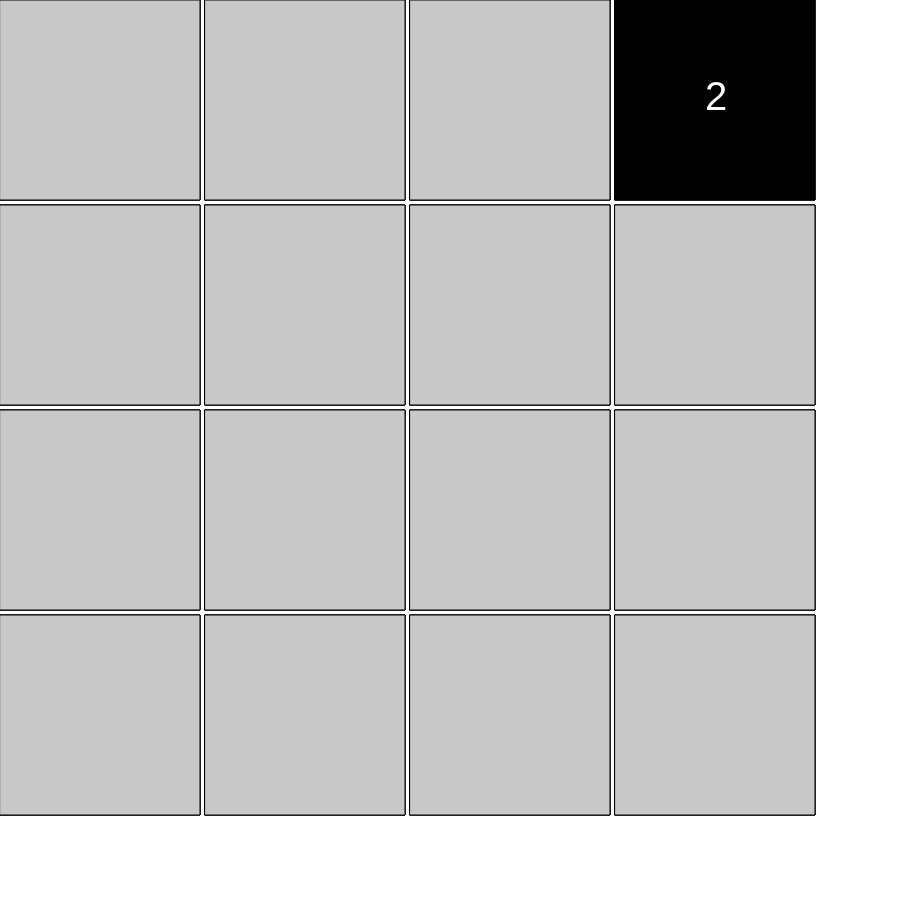
Frame 1 (no input)
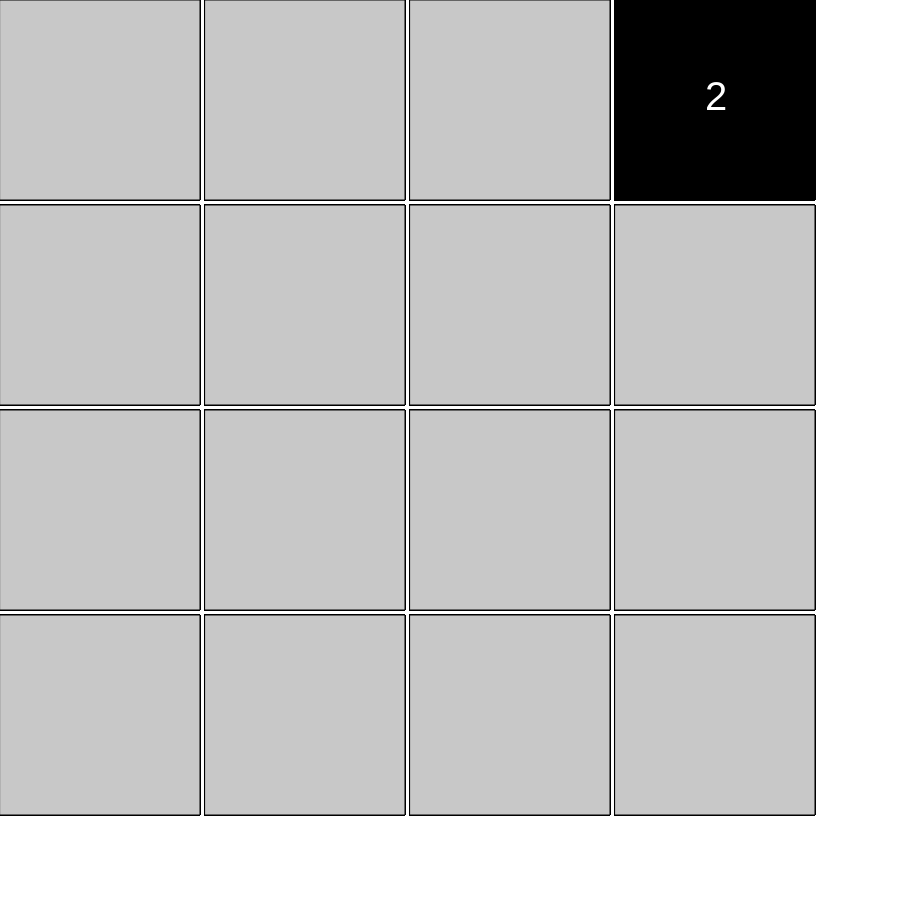
Frame 60 (no input)
Frame 120 (the mouse pressed at the canvas centre since frame 60): identical to frame 60, image omitted

The p5.js sketch that drew these frames (run headless with seeded random() and noise() and a simulated clock; from frame 60 on, the mouse is pressed at the canvas centre):

// p5.js sketch
// ── sketch.js
//sketch.js for the game 2048
var board = new Board();

function setup() {
	createCanvas(900, 900);
	board.displayBoard();
	generateNewTile();
	console.log("something");
}

//generates new Tile called appropriately to regulate when a new Tile is made
function generateNewTile() {
	var places = board.getAllPlaces();
	var chanceFour = random(0, 1);
	var randomPlace = places[round(random(0, places.length - 1))];
	randomPlace.value = (chanceFour < 0.9) ? 2 : 4;
}

//goes through the board and displays the created Tiles
function displayAllTiles() {
	for (var i = 0; i < board.size; i++) {
		for (var j = 0; j < board.size; j++) {
			if (board.board[i][j] != "-") {
				board.board[i][j].displayTile();
			}
		}	
	}
}

//listener for key events handled by p5js 
function keyPressed() {
	if (keyCode == DOWN_ARROW) {
		makeDownMove();
	}
	if (keyCode == UP_ARROW) {
		makeUpMove();
	}
}



function draw () {
	//for when the tiles move the places that were occupied but are not
	//anymore get drawn back onto the screen
	board.displayBoard(); 
	displayAllTiles(); //with each draw run draw the tiles on the board
}

// ── board.js
//board.js for 2048 game
//This provides the Board object and methods associated with Board

function Board() {
	this.board = [];
	this.size = 4;
	this.getBoard = function() {
		if (this.board.length == 0) {
			for (var i = 0; i < this.size; i++) {
				this.board.push([]);
				for (var j = 0; j < this.size; j++) {
					this.board[i].push(new Tile(i, j, "-"));
				}
			}
		}
		return this.board;
	}
	//this simply displays the places the tiles can sit not the tiles itself.
	//this method will call displayTiles() method if the indexed board is a tile else 
	//its a place
	this.displayBoard = function() { 
		if (this.board.length == 0) {
			this.getBoard();
		}
		for (var i = 0; i < this.board[0].length; i++) {
			for (var j = 0; j < this.board[0].length; j ++) {
				this.board[i][j].displayTile();
			}
		}
	}
	//gets all of the places on the board with not tile and returns a 2d array of indexes
	this.getAllPlaces = function() {
		places = [];
		for (var i = 0; i < this.board[0].length; i++) {
			for (var j = 0; j < this.board[0].length; j++) {
				if (this.board[i][j].value == "-") {
					places.push(this.board[i][j]);
				}
			}
		}		
		return places;
	}		
}

// ── move.js
//move.js for sketch.js
//This file contains all methods associated with moving tiles to declutter the sketch file


//############################# DOWN MOVE #########################################

function makeDownMove() {
	for (var i = 2; i >= 0; i--) {
		for (var j = 0; j < board.size; j++) {
			if (board.board[i][j].value != "-") {
				goDown(board.board[i][j]);	
			}
		}
	}
}

function goDown(tile) {
	for (var i = 3; i > tile.i; i--) {
		if (board.board[i][tile.j].value == "-") {
			board.board[i][tile.j].value = tile.value;
			tile.value = "-";
			console.log(board.board[i][tile.j]);
			return;
		}
	}
}
//############################# END DOWN MOVE #####################################


//############################# UP MOVE ###########################################

function makeUpMove() {	
	for (var i = 0; i < board.size; i++) {
		for (var j = 0; j < board.size; j++) {
			if (board.board[i][j].value != "-") {
				goUp(board.board[i][j]);
			}
		}
	}
}

function goUp(tile) {
	for (var i = 0; i < tile.i; i++) {
		if (board.board[i][tile.j].value == "-") {
			board.board[i][tile.j].value = tile.value;
			tile.value = "-";
			return;
		}
	}
}

//############################# END UP MOVE ########################################

// ── tile.js
//tile.js for 2048 game 
//This provides the Tile object and methods associated with Tile

function Tile (i, j, value) {
	this.i = i;
	this.j = j;
	this.value = value;
	//displays the Tile and it's value
	this.displayTile = function() {
		//display all of the places on the board
		if (this.value == "-") {
			fill(200);
			rect(205 * this.j, 205 * this.i, 200, 200);
		}
		//if there are any tiles on the board display them 
		else {
			fill(0);
			rect(205 * this.j, 205 * this.i, 200, 200);
			//display the value of the tile
			textSize(40);
			fill(255);
			text(this.value, (205 * j) + 90, (205 * i) + 110);
		}
	}
}
